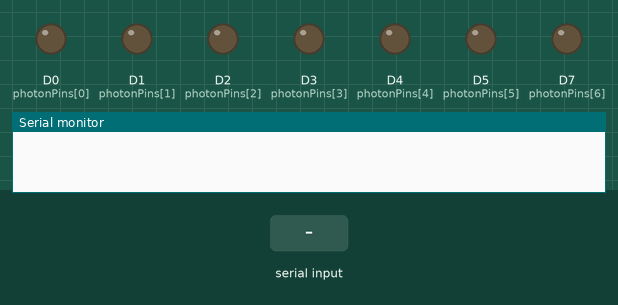
The sketch below on a simulated Particle Photon. Parts: output pins drawn as LEDs (lit = HIGH), the last lines printed to the serial monitor. The test bench sets the inputs (shaded band).

Above: at 1.2 s.
1.3 s: "1" received over the second serial link
At 1.8 s:
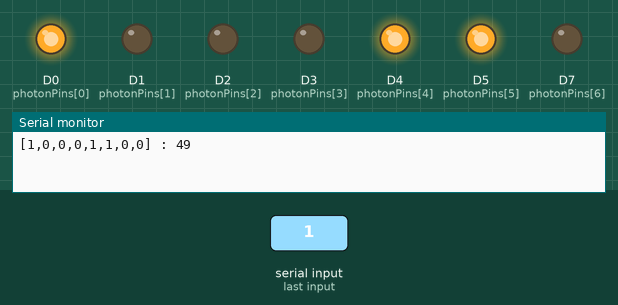
2.8 s: "0" received over the second serial link
At 3.8 s:
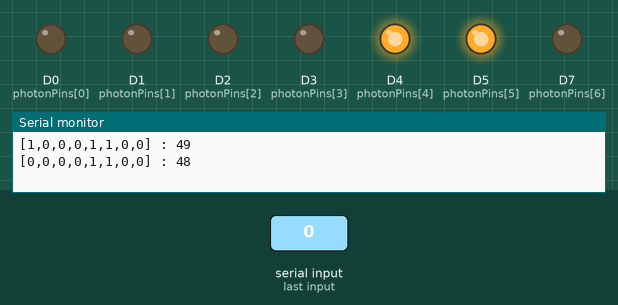
4.3 s: "2" received over the second serial link
At 5.0 s:
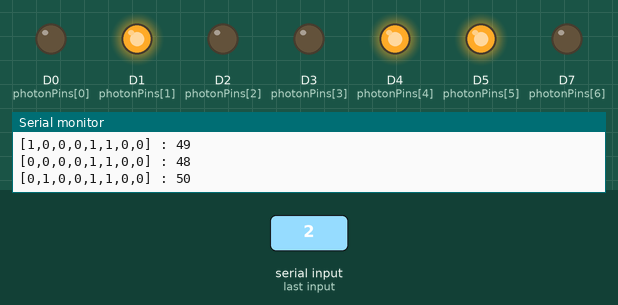
Timing chart, 0 to 7.3 s (numbered marks = the images above; inputs shaded):
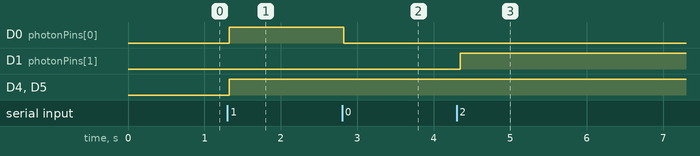

The sketch:

RugParticleProject.ino
```cpp
// IOSOFT
//
//  Description:
//      Capacitant Rug Slave code for the Particle Photon
//
//  Created by Sarah Kettley
//
//  Date: 01/05/2018
//
//  Capacitant Node Notes:
//      The data from the nodes is delivered in a data bus of 8 values in the array capData.
//      Since there are only 5 Nodes the remaining 3 elements of capData are redundant
//
//  Publishing Stream Notes:
//      "iost-rug-data" is publishing the state of each node check to see there are 3 values at 0 at the end
//                      If changes to the nodes are too quick this will overwhelm the 1 message per second
//                      limit imposed by Particle
//
//      "button-BB" is publishing the message "off" at setup, this may be redundant
//
//      rugNodePublishName is the stream under which triggering the nodes will publish a message which is limited to 1 per second
//                         any trigger of the nodes in between the buffer period defined by `interval` will be ignored

//================================================================================
#define bitRead(value, bit) (((value) >> (bit)) & 0x01 ) // Register the pin that the button is connected to [DEFFINE MACROS == BAD]
//================================================================================
// Publishing Stream Names
const char* rugNodePublishName = "rug_01";
const char* rugNodePublishData = "rug01_data";
//================================================================================
// External Device Pins: These do not change so marked constant
const int buttonPin = D6;
const int potPin = A2;
const int photonPins[] = {D0,D1,D2,D3,D4,D5,D7,D7,D7};
//================================================================================
bool pressed = false; // Register and Initialise a flag to hold current state.
int period = 100;     // Register a delay period to slow things down if needed.
int capData[] = {0,0,0,0,0,0,0,0};
byte arcByte;
//================================================================================
/// Timing variables: helping to ensure that publishing isn't constant
unsigned long previousMillis = 0; // will store last time data was published
const long interval = 2000;       // interval at which to publish in milliseconds
//================================================================================

void setup()
{
  digitalWrite(buttonPin, HIGH);

  for(int i = 0; i < 8; ++i)
  {
    pinMode (photonPins[i], OUTPUT);
  }

  pinMode (buttonPin, INPUT);
  pinMode (potPin, INPUT);
  bool pressed = false;

  Particle.publish("button-BB", "off");

  Serial.begin(9600);
  Serial1.begin(9600);
}

//================================================================================

void loop()
{
  unsigned long currentMillis = millis(); // get the uptime in milliseconds
  byte fred = arcByte;
  //================================================================================
  if (Serial1.available())
  {
    fred = Serial1.read();

    for (int i = 0; i < 8; ++i) // Read in the bits
    {
      capData[i] = bitRead(fred, i);
      digitalWrite(photonPins[i], capData[i]);

      if (capData[i] > LOW) // if Node is touched
      {
        if (currentMillis - previousMillis >= interval) // if the interval has passed
        {
        //   Particle.publish (rugNodePublishName, rugNodePublishData, NULL, PRIVATE);
          Particle.publish(rugNodePublishName, rugNodePublishData, 60, PUBLIC);
          previousMillis = currentMillis;
        }
      }
    }
    //================================================================================
    // Serial debugging

    Serial.print("[");

    for(int i = 0; i < 8; ++i)
    {
      Serial.print(capData[i]);

      if(i != 7)
      {
        Serial.print(",");
      }
    }

    Serial.print("]");
    Serial.print(" : ");
    Serial.print(fred);
    Serial.println();
  }

  // Check to see if change in state

  if(arcByte != fred)
  {
    //Particle.publish("iost-rug-data", String(fred));
  }

  // Archive previous states
  arcByte = fred;
  delay(period);
}

//================================================================================
// EOF
```

Measured:
- after the input at 1.3 s, D0 (photonPins[0]), D4 (photonPins[4]), D5 (photonPins[5]): LOW → HIGH at once
- after the input at 2.8 s, D0 (photonPins[0]): HIGH → LOW at once
- after the input at 4.3 s, D1 (photonPins[1]): LOW → HIGH after 0.05 s
